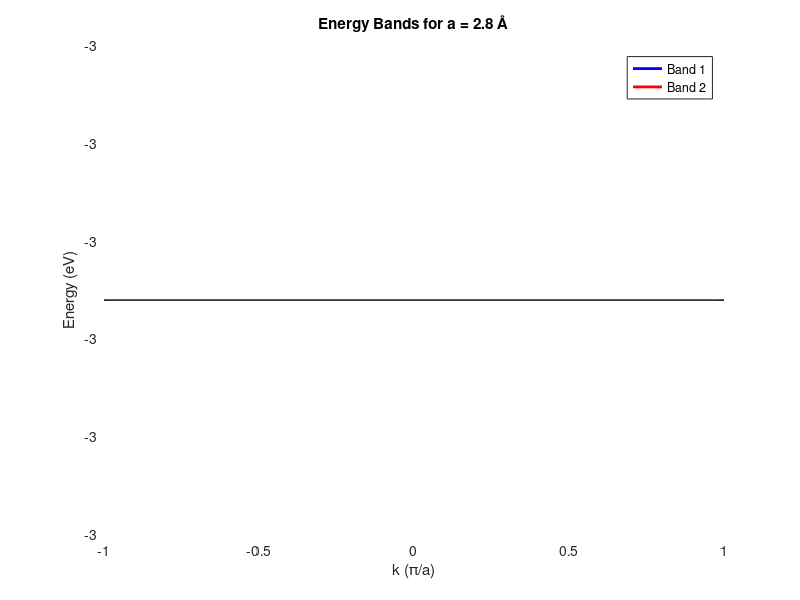
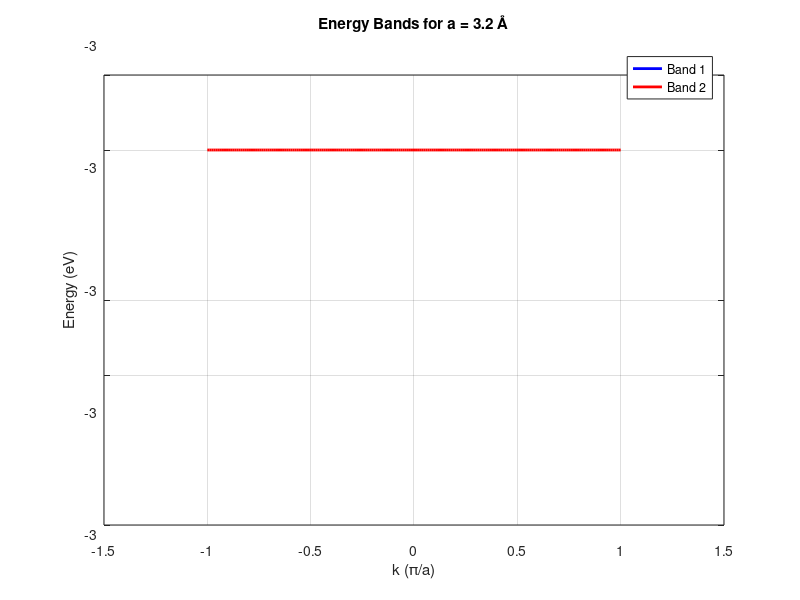

MATLAB code to generate these figures, in order:
clc;
clear;

% Physical constants
hbar = 1.0545718e-34; % Js
m = 9.10938356e-31;   % kg
eV = 1.60218e-19;     % J

% Parameters
V0 = 3.0 * eV;          % Depth of well in Joules
d = 1.4e-10;            % Well width in meters
a_list = [2.8, 3.2]*1e-10;  % Lattice constants in meters
N = 7;                  % Plane wave cutoff (can vary for convergence)

% k-points
Nk = 200;
klist = linspace(-pi/a_list(1), pi/a_list(1), Nk);  % Cover full BZ

% Preallocate
E_bands = cell(1,2);
E0 = zeros(1,2);
W = zeros(1,2);
Eg = zeros(1,2);

for idx = 1:2
    a = a_list(idx);
    G = 2*pi/a;                         % Reciprocal lattice vector
    l = -N:N;                          % Plane wave indices
    Gvec = (2*pi/a)*l;                % Plane wave momenta
    num_basis = length(l);
    klist = linspace(-pi/a, pi/a, Nk); % Recompute for each 'a'

    E_band = zeros(num_basis, Nk);    % Energies

    % Build V matrix (independent of k)
    Vmat = zeros(num_basis);
    for m = 1:num_basis
        for n = 1:num_basis
            deltaG = Gvec(m) - Gvec(n);
            if deltaG == 0
                Vmat(m,n) = -V0 * d / a;
            else
                Vmat(m,n) = -V0 * sin(deltaG * d / 2) / (deltaG * a / 2);
            end
        end
    end

    % Loop over k values
    for ik = 1:Nk
        k = klist(ik);
        Tmat = diag((hbar^2 / (2*m)) * (Gvec + k).^2);
        H = Tmat + Vmat;
        energies = sort(eig(H)) / eV;  % Convert to eV
        E_band(:,ik) = energies;
    end

    % Store bands
    E_bands{idx} = E_band;

    % Analyze lowest 2 bands
    E0(idx) = min(E_band(1,:));
    W(idx) = max(E_band(1,:)) - min(E_band(1,:));
    Eg(idx) = min(E_band(2,:)) - max(E_band(1,:));

    % Plot
    figure(idx);
    plot(klist*a/pi, E_band(1,:), 'b', 'LineWidth', 2); hold on;
    plot(klist*a/pi, E_band(2,:), 'r', 'LineWidth', 2);
    xlabel('k (\pi/a)');
    ylabel('Energy (eV)');
    title(sprintf('Energy Bands for a = %.1f Å', a*1e10));
    legend('Band 1', 'Band 2');
    grid on;
end

% Print results
fprintf('\n===== Kronig-Penney Band Results =====\n');
for idx = 1:2
    a_val = a_list(idx)*1e10;
    fprintf('For a = %.1f Å:\n', a_val);
    fprintf('  E0  = %.4f eV\n', E0(idx));
    fprintf('  W   = %.4f eV\n', W(idx));
    fprintf('  Eg  = %.4f eV\n\n', Eg(idx));
end

